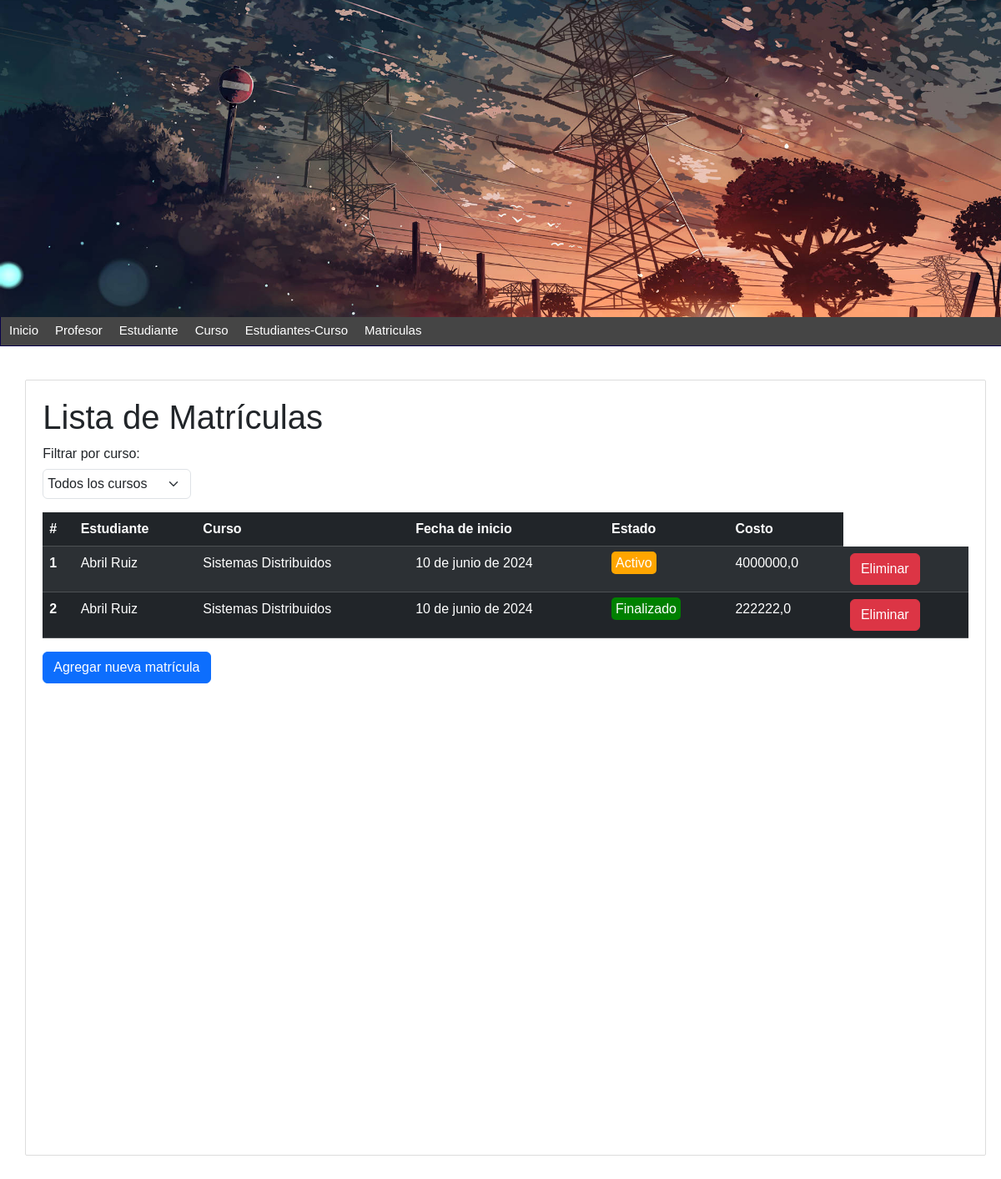
Page /matriculas/ on the committed database.
### matricula/models.py (models this page shows, shortened)
class Matricula(models.Model):
    estado = models.CharField(max_length=150)
    fecha_inicio = models.DateField()
    costo = models.DecimalField(max_digits=8, decimal_places=1)
    estudiante_curso = models.ForeignKey(EstudianteCurso, on_delete=models.CASCADE)  # Cambiar a CASCADE
    class Meta:
        db_table = 'Matriculas'

### estudiante_curso/models.py (models this page shows, shortened)
class EstudianteCurso(models.Model):
    estudiante = models.ForeignKey(Persona, on_delete=models.CASCADE, related_name='cursos')
    curso = models.ForeignKey(curso, on_delete=models.CASCADE)
    fechaInicio = models.DateField()
    fechaFinal = models.DateField()
    estado = models.CharField(max_length=100)
    notaFinal = models.DecimalField(max_digits=3, decimal_places=2)
    class Meta:
        db_table = 'Estudiantes_Cursos'

### persona/models.py (models this page shows, shortened)
class Persona(models.Model):
    nombre = models.CharField(max_length=100)
    apellidos = models.CharField(max_length=100)
    dni = models.CharField(max_length=10, unique=True)  # dni unico
    telefono = models.CharField(max_length=10)
    email = models.EmailField()
    fecha_nacimiento = models.DateField()
    rol = models.CharField(max_length=20)
    created_at = models.DateTimeField(auto_now_add=True)
    class Meta:
        db_table = 'persona'

### matricula/views.py (the view)
# urls.py: path('matriculas/', lista_matriculas, name='lista-matriculas'),
def lista_matriculas(request):
    cursos = curso.objects.all()
    curso_seleccionado = request.GET.get('curso')  # Obtener el curso seleccionado desde el filtro
    if curso_seleccionado:
        matriculas = Matricula.objects.filter(estudiante_curso__curso=curso_seleccionado)  # Aplicar filtro por curso
    else:
        matriculas = Matricula.objects.all()  # Si no se selecciona un curso en especifico, mostrar todas las matriculas
    return render(request, 'lista_matricula.html', {
        'title': 'Lista de Matrículas',
        'matriculas': matriculas,
        'cursos': cursos,
        'curso_seleccionado': curso_seleccionado  # Pasar el curso seleccionado para mantenerlo en el formulario
    })

### matricula/templates/lista_matricula.html (shortened to what this page needs)
{% extends "index.html" %}
{% block content %}
    <h1>{{ title }}</h1>
<form method="get" class="mb-3">
    <label for="curso">Filtrar por curso:</label>
    <select name="curso" id="curso" class="form-select" onchange="this.form.submit()">
        <option value="">Todos los cursos</option>
    </select>
</form>
    <table class="table table-dark table-striped">
        <thead>
            <tr>
                <th scope="col">#</th>
                <th scope="col">Estudiante</th>
                <th scope="col">Curso</th>
                <th scope="col">Fecha de inicio</th>
                <th scope="col">Estado</th>
                <th scope="col">Costo</th>
            </tr>
        </thead>
        <tbody>
            {% for matricula in matriculas %}
            <tr>
                <th scope="row">{{ forloop.counter }}</th>
                <td>{{ matricula.estudiante_curso.estudiante.nombre }} {{ matricula.estudiante_curso.estudiante.apellidos }}</td>
                <td>{{ matricula.estudiante_curso.curso.nombre }}</td>
                <td>{{ matricula.fecha_inicio }}</td>
                <td>
                    <span class="
                        {% if matricula.estado == 'Activo' %} estado-activo
                        {% elif matricula.estado == 'Suspendido' %} estado-suspendido
                        {% elif matricula.estado == 'Finalizado' %} estado-finalizado
                        {% endif %}
                    ">
                        {{ matricula.estado }}
                    </span>
                </td>
                <td>{{ matricula.costo }}</td>
                <td>
                    <a href="{% url 'eliminar-matricula' matricula.id %}" class="btn btn-danger" onclick="return confirm('¿Estás seguro que deseas eliminar esta matrícula?');">Eliminar</a>
                </td>
            </tr>
            {% endfor %}
        </tbody>
    </table>
    <a href="{% url 'formulario_matricula' %}" class="btn btn-primary">Agregar nueva matrícula</a>
{% endblock %}

### mainApp/static/css/styles.css (style rules this page uses)
* { margin: 0px; padding: 0px; font-family: Arial, Helvetica, sans-serif; text-decoration: none; }
body { background-color: #f2f2f2; }
.box form { width: 40%; }
.box form input, .box form label { display: block; border-radius: 3px; height: 30px; }
.box form select { display: block; margin-bottom: 15px; width: 40%; padding: 5px; }
.estado-activo { background-color: orange; color: white; padding: 5px; border-radius: 5px; }
.estado-finalizado { background-color: green; color: white; padding: 5px; border-radius: 5px; }

### rows in the picture
Matricula: estudiante_curso.estudiante.nombre "Abril", estudiante_curso.estudiante.apellidos "Ruiz", estudiante_curso.curso.nombre "Sistemas Distribuidos", fecha_inicio "10 de junio de 2024", estado "Activo", costo "4000000,0"
Matricula: estudiante_curso.estudiante.nombre "Abril", estudiante_curso.estudiante.apellidos "Ruiz", estudiante_curso.curso.nombre "Sistemas Distribuidos", fecha_inicio "10 de junio de 2024", estado "Finalizado", costo "222222,0"

### other values in the picture
{{ title }} "Lista de Matrículas"
